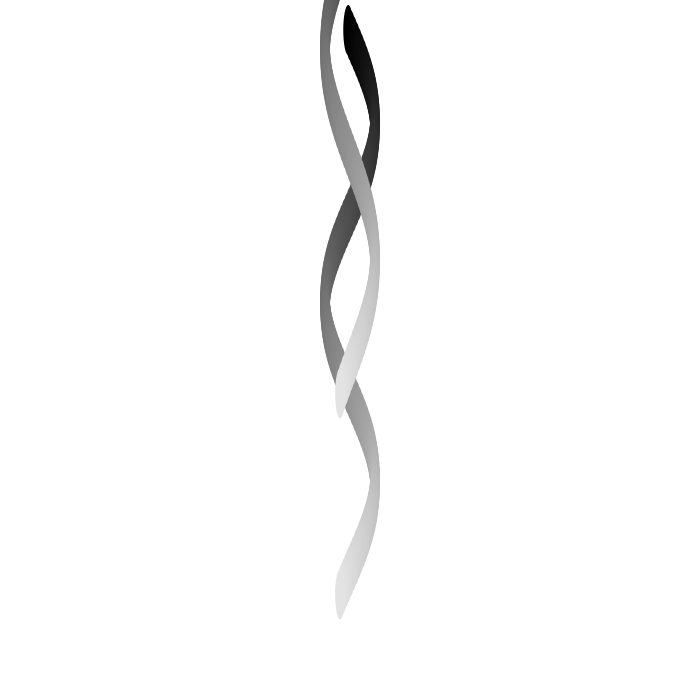
Frame 1 (no input)
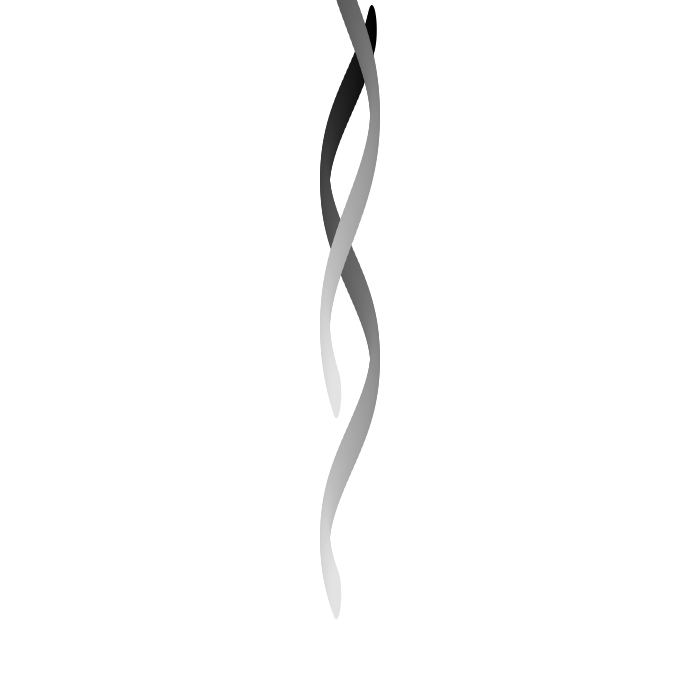
Frame 60 (the mouse pressed at the canvas centre just before this capture)
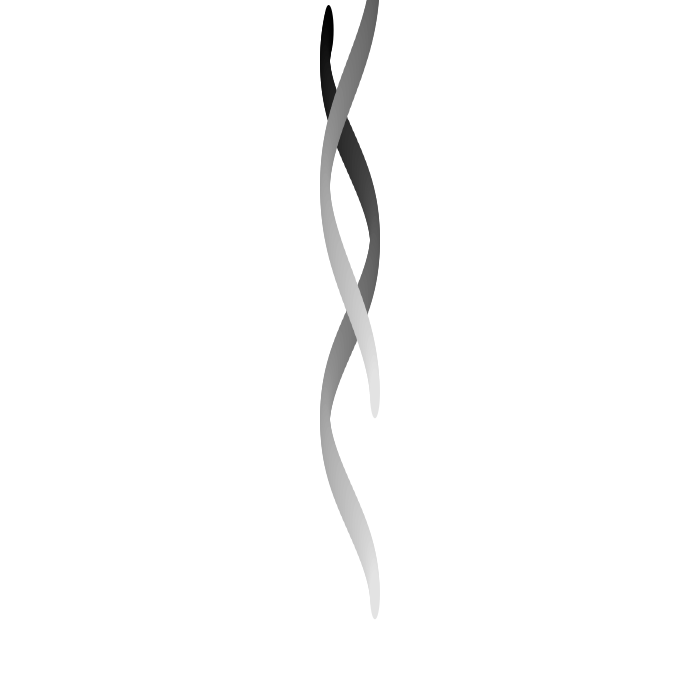
Frame 120 (the mouse held since frame 60 and released just before this capture)

The Processing sketch that drew these frames (run headless with seeded random() and noise(); from frame 60 on, the mouse is pressed at the canvas centre):

// Processing sketch: oscillation
// ── oscillation.pde
float x[] = new float[100];
float angle;
float rate;
float amplitude;
//float r;
//float g;
//float b;

void setup() {
  size(700, 700);
  noStroke();
// ?? ? ??
  angle = 0;
  //longer
  amplitude = 25;
  //sped
  rate = 0.7;
}

void draw() {
  background(255);
  noStroke();
  angle -= rate;
  for (int i = 0; i < x.length; i++) {
    x[i] = width/2 + sin((angle + i) * 0.1) * amplitude;
    fill(map(i, 0, x.length, 0, 230));
    float yPos = map(i, 0, x.length, 30, height-100);
    float yPos2 = map(i, 45, x.length, 30, height-300);
    ellipse(x[i], yPos, 10, 50);
    ellipse(x[i], yPos2, 10, 50);
  }
}
